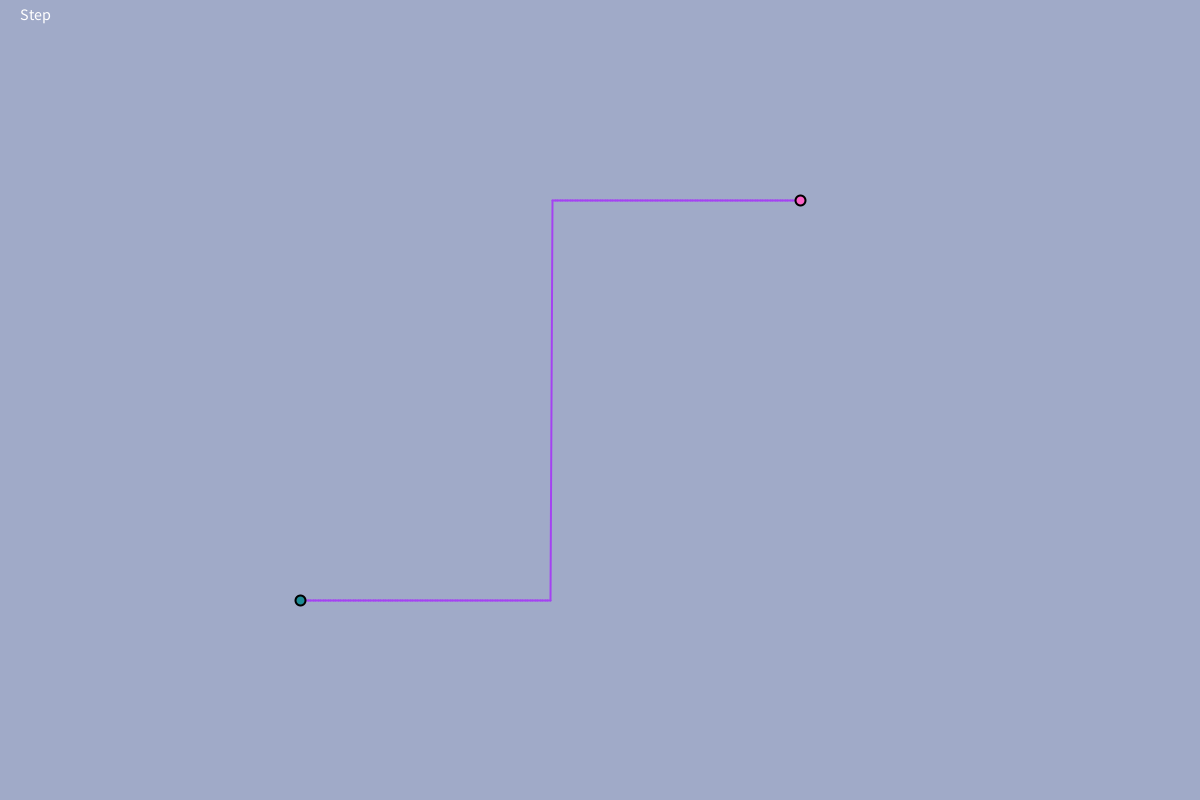
Frame 1 (no input)
Frame 60 (the mouse pressed at the canvas centre just before this capture): identical to frame 1, image omitted
Frame 120 (the mouse held since frame 60 and released just before this capture): identical to frame 1, image omitted

The Processing sketch that drew this single still picture (run headless with seeded random() and noise(); from frame 60 on, the mouse is pressed at the canvas centre):

// Processing sketch: easing_functions
// ── easing_functions.pde
/*

http://robertpenner.com/easing/
https://www.raylib.com/cheatsheet/cheatsheet.html

*/

PVector[] points;
color[]   palette;
int       easetype;
int       fontsz;

void setup() {
  size(1200, 800);
  fontsz = 16;
  textSize(fontsz);
  reset();
}

void reset() {
  easetype = 0;
  points = new PVector[]{
    new PVector(300, 600),
    new PVector(800, 200),
  };
  palette = new color[32];
  for (int i = 0; i < palette.length; i++)
    palette[i] = color(random(255), random(255), random(255));
}

void draw() {
  background(160, 170, 200);
  drawEaseCurve(easetype, points);
  drawInfo();
}

void drawEaseCurve(int type, PVector[] p) {
  float dt = 5e-3;
  int t0 = type;
  int t1 = type;
  if (type == 26) {
    t0 = 2;
    t1 = 9;
  } else if (type == 27) {
    t0 = 10;
    t1 = 17;
  } else if (type == 28) {
    t0 = 18;
    t1 = 25;
  } else if (type == 29) {
    t0 = 0;
    t1 = 25;
  }

  strokeWeight(2);
  for (int i = t0; i <= t1; i++) {
    push();
    stroke(palette[i]);
    curve(i, p[0].x, p[0].y, p[1].x, p[1].y, dt);
    pop();
    if (mousePressed && mouseButton == CENTER) {
      float t = linearSolve(mouseX, p[0].x, p[1].x);
      if (0 <= t && t <= 1) {
        stroke(0);
        fill(255);
        circle(mouseX, ease(i, t, p[0].y, p[1].y-p[0].y, 1.0), 10);
      }
    }
  }
  fill(30, 140, 150);
  circle(p[0].x, p[0].y, 10);
  fill(250, 100, 200);
  circle(p[1].x, p[1].y, 10);
}

void drawInfo() {
  fill(255);
  text(curveName(easetype), 20, 20);
}

void keyPressed() {
  if (keyCode == LEFT)
    easetype--;
  else if (keyCode == RIGHT)
    easetype++;
  else if (key == ' ')
    reset();

  easetype = wrap(easetype, 0, 29);
}

void mousePressed() {
  if (mouseButton == LEFT)
    points[0].set(mouseX, mouseY);
  else if (mouseButton == RIGHT)
    points[1].set(mouseX, mouseY);
}

float linearSolve(float x, float x0, float x1) {
  return (x - x0) / (x1 - x0);
}

int wrap(int x, int a, int b) {
  if (x > b)
    x = a;
  else if (x < a)
    x = b;
  return x;
}

String curveName(int type) {
  String tab[] = {
    "Step", "Linear",
    
    "Sine In", "Circle In", "Cubic In", "Quadratic In",
    "Exponential In", "Back In", "Bounce In", "Elastic In",
    
    "Sine Out", "Circle Out", "Cubic Out", "Quadratic Out",
    "Exponential Out", "Back Out", "Bounce Out", "Elastic Out",
    
    "Sine In-Out", "Circle In-Out", "Cubic In-Out", "Quadratic In-Out",
    "Exponential In-Out", "Back In-Out", "Bounce In-Out", "Elastic In-Out",
    
    "All In", "All Out", "All In-Out", "All"
  };

  if (type < 0 || type >= tab.length)
    return "Unknown";
  return tab[type];
}

void curve(int type, float x0, float y0, float x1, float y1, float dt) {
  float px = x0;
  float py = y0;
  for (float t = 0; t <= 1.0; t += dt) {
    float x = lerp(x0, x1, t);
    float y = ease(type, t, y0, y1-y0, 1.0);
    line(round(px), round(py), round(x), round(y));
    px = x;
    py = y;
  }
}

float ease(int type, float t, float b, float c, float d) {
  switch (type) {
  case 0:
    return step(t, b, c, d);
  case 1:
    return linear(t, b, c, d);

  case 2:
    return sine_in(t, b, c, d);
  case 3:
    return circ_in(t, b, c, d);
  case 4:
    return cubic_in(t, b, c, d);
  case 5:
    return quad_in(t, b, c, d);
  case 6:
    return expo_in(t, b, c, d);
  case 7:
    return back_in(t, b, c, d);
  case 8:
    return bounce_in(t, b, c, d);
  case 9:
    return elastic_in(t, b, c, d);

  case 10:
    return sine_out(t, b, c, d);
  case 11:
    return circ_out(t, b, c, d);
  case 12:
    return cubic_out(t, b, c, d);
  case 13:
    return quad_out(t, b, c, d);
  case 14:
    return expo_out(t, b, c, d);
  case 15:
    return back_out(t, b, c, d);
  case 16:
    return bounce_out(t, b, c, d);
  case 17:
    return elastic_out(t, b, c, d);
    
  case 18:
    return sine_in_out(t, b, c, d);
  case 19:
    return circ_in_out(t, b, c, d);
  case 20:
    return cubic_in_out(t, b, c, d);
  case 21:
    return quad_in_out(t, b, c, d);
  case 22:
    return expo_in_out(t, b, c, d);
  case 23:
    return back_in_out(t, b, c, d);
  case 24:
    return bounce_in_out(t, b, c, d);
  case 25:
    return elastic_in_out(t, b, c, d);
  }
  return 0;
}

float step(float t, float b, float c, float d) {
  return (t < d/2.0) ? b : b+c;
}

float linear(float t, float b, float c, float d) {
  return c*t/d + b;
}

float sine_in(float t, float b, float c, float d) {
  return (-c*cos(t/d*(PI/2.0)) + c + b);
}

float sine_out(float t, float b, float c, float d) {
  return (c*sin(t/d*(PI/2.0f)) + b);
}

float sine_in_out(float t, float b, float c, float d) {
  return (-c/2.0f*(cos(PI*t/d) - 1.0f) + b);
}

float circ_in(float t, float b, float c, float d) {
  t /= d;
  return (-c*(sqrt(1.0f - t*t) - 1.0f) + b);
}

float circ_out(float t, float b, float c, float d) {
  t = t/d - 1.0f;
  return (c*sqrt(1.0f - t*t) + b);
}

float circ_in_out(float t, float b, float c, float d) {
   if ((t/=d/2.0f) < 1.0f)
     return (-c/2.0f*(sqrt(1.0f - t*t) - 1.0f) + b);
  t -= 2.0f;
  return (c/2.0f*(sqrt(1.0f - t*t) + 1.0f) + b);
}

float cubic_in(float t, float b, float c, float d) {
  t /= d;
  return (c*t*t*t + b);
}

float cubic_out(float t, float b, float c, float d) {
  t = t/d - 1.0f;
  return (c*(t*t*t + 1.0f) + b);
}

float cubic_in_out(float t, float b, float c, float d) {
  if ((t/=d/2.0f) < 1.0f)
    return (c/2.0f*t*t*t + b);
  t -= 2.0f;
  return (c/2.0f*(t*t*t + 2.0f) + b);
}

float quad_in(float t, float b, float c, float d) {
  t /= d;
  return (c*t*t + b);
}

float quad_out(float t, float b, float c, float d) {
  t /= d;
  return (-c*t*(t - 2.0f) + b);
}

float quad_in_out(float t, float b, float c, float d) {
  if ((t/=d/2) < 1)
    return (((c/2)*(t*t)) + b);
  return (-c/2.0f*(((t - 1.0f)*(t - 3.0f)) - 1.0f) + b);
}

float expo_in(float t, float b, float c, float d) {
  return (t == 0.0f) ? b : (c*pow(2.0f, 10.0f*(t/d - 1.0f)) + b);
}

float expo_out(float t, float b, float c, float d) {
  return (t == d) ? (b + c) : (c*(-pow(2.0f, -10.0f*t/d) + 1.0f) + b);
}

float expo_in_out(float t, float b, float c, float d) {
  if (t == 0.0f)
    return b;
  if (t == d)
    return (b + c);
  t /= d/2.0f;
  if (t < 1.0f)
    return (c/2.0f*pow(2.0f, 10.0f*(t - 1.0f)) + b);
  return (c/2.0f*(-pow(2.0f, -10.0f*(t - 1.0f)) + 2.0f) + b);
}

float back_in(float t, float b, float c, float d) {
  float s = 1.70158f;
  float p = t/d;
  t /= d;
  return (c*(p)*t*((s + 1.0f)*t - s) + b);
}

float back_out(float t, float b, float c, float d) {
  float s = 1.70158f;
  t = t/d - 1.0f;
  return (c*(t*t*((s + 1.0f)*t + s) + 1.0f) + b);
}

float back_in_out(float t, float b, float c, float d) {
    float s = 1.70158f;
    t /= d/2.0f;
    if (t < 1.0f) {
        s *= 1.525f;
        return (c/2.0f*(t*t*((s + 1.0f)*t - s)) + b);
    }

    t -= 2.0f;
    float p = t;
    s *= 1.525f;
    return (c/2.0f*((p)*t*((s + 1.0f)*t + s) + 2.0f) + b);
}

float bounce_out(float t, float b, float c, float d) {
  t /= d;
  if (t < (1.0f/2.75f)) {
        return (c*(7.5625f*t*t) + b);
  } else if (t < (2.0f/2.75f)) {
    t -= 1.5f/2.75f;
    float p = t;
        return (c*(7.5625f*(p)*t + 0.75f) + b);
  } else if (t < (2.5/2.75)) {
    t -= 2.25f/2.75f;
    float p = t;
    return (c*(7.5625f*(p)*t + 0.9375f) + b);
  } else {
    t -= (2.625f/2.75f);
    float p = t; 
    return (c*(7.5625f*(p)*t + 0.984375f) + b);
  }
}

float bounce_in(float t, float b, float c, float d) {
  return (c - bounce_out(d - t, 0.0f, c, d) + b);
}

float bounce_in_out(float t, float b, float c, float d) {
  if (t < d/2.0f)
    return bounce_in(t*2.0f, 0.0f, c, d)*0.5f + b;
  else
    return bounce_out(t*2.0f - d, 0.0f, c, d)*0.5f + c*0.5f + b;
}

float elastic_in(float t, float b, float c, float d) {
  if (t == 0.0f)
    return b;
  t /= d;
  if (t == 1.0f)
    return (b + c);

  float p = d*0.3f;
  float a = c;
  float s = p/4.0f;
  t -= 1.0f;
  float pf = a*pow(2.0f, 10.0f*(t));
  return (-(pf*sin((t*d-s)*(2.0f*PI)/p )) + b);
}

float elastic_out(float t, float b, float c, float d) {
  if (t == 0.0f)
    return b;
  t /= d;
  if ((t) == 1.0f)
    return (b + c);

  float p = d*0.3f;
  float a = c;
  float s = p/4.0f;
  return (a*pow(2.0f,-10.0f*t)*sin((t*d-s)*(2.0f*PI)/p) + c + b);
}

float elastic_in_out(float t, float b, float c, float d) {
  if (t == 0.0f)
    return b;
  t /= d/2.0f;
  if (t == 2.0f)
    return (b + c);

  float p = d*(0.3f*1.5f);
  float a = c;
  float s = p/4.0f;

  if (t < 1.0f) {
    float pf = a*pow(2.0f, 10.0f*(t-=1.0f));
    return -0.5f*(pf*sin((t*d-s)*(2.0f*PI)/p)) + b;
  }
  float pf = a*pow(2.0f, -10.0f*(t-=1.0f));
  return (pf*sin((t*d-s)*(2.0f*PI)/p)*0.5f + c + b);
}
